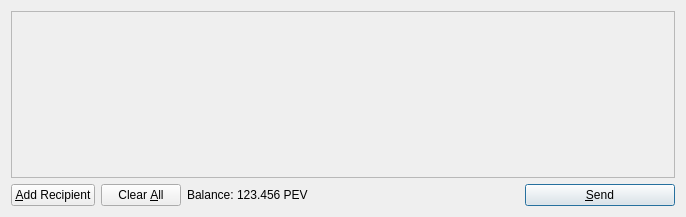
<?xml version="1.0" encoding="UTF-8"?>
<ui version="4.0">
 <class>SendCoinsDialog</class>
 <widget class="QDialog" name="SendCoinsDialog">
  <property name="geometry">
   <rect>
    <x>0</x>
    <y>0</y>
    <width>686</width>
    <height>217</height>
   </rect>
  </property>
  <property name="windowTitle">
   <string>Send Coins</string>
  </property>
  <layout class="QVBoxLayout" name="verticalLayout">
   <item>
    <widget class="QScrollArea" name="scrollArea">
     <property name="widgetResizable">
      <bool>true</bool>
     </property>
     <widget class="QWidget" name="scrollAreaWidgetContents">
      <property name="geometry">
       <rect>
        <x>0</x>
        <y>0</y>
        <width>664</width>
        <height>159</height>
       </rect>
      </property>
      <layout class="QVBoxLayout" name="verticalLayout_2">
       <property name="margin">
        <number>0</number>
       </property>
       <item>
        <layout class="QVBoxLayout" name="entries">
         <property name="spacing">
          <number>6</number>
         </property>
        </layout>
       </item>
       <item>
        <spacer name="verticalSpacer">
         <property name="orientation">
          <enum>Qt::Vertical</enum>
         </property>
         <property name="sizeHint" stdset="0">
          <size>
           <width>20</width>
           <height>40</height>
          </size>
         </property>
        </spacer>
       </item>
      </layout>
     </widget>
    </widget>
   </item>
   <item>
    <layout class="QHBoxLayout" name="horizontalLayout">
     <item>
      <widget class="QPushButton" name="addButton">
       <property name="toolTip">
        <string>Send to multiple recipients at once</string>
       </property>
       <property name="text">
        <string>&amp;Add Recipient</string>
       </property>
       <property name="icon">
        <iconset resource="../bitcoin.qrc">
         <normaloff>:/icons/add</normaloff>:/icons/add</iconset>
       </property>
       <property name="autoDefault">
        <bool>false</bool>
       </property>
      </widget>
     </item>
     <item>
      <widget class="QPushButton" name="clearButton">
       <property name="sizePolicy">
        <sizepolicy hsizetype="Minimum" vsizetype="Fixed">
         <horstretch>0</horstretch>
         <verstretch>0</verstretch>
        </sizepolicy>
       </property>
       <property name="toolTip">
        <string>Remove all transaction fields</string>
       </property>
       <property name="text">
        <string>Clear &amp;All</string>
       </property>
       <property name="icon">
        <iconset resource="../bitcoin.qrc">
         <normaloff>:/icons/remove</normaloff>:/icons/remove</iconset>
       </property>
       <property name="autoRepeatDelay">
        <number>300</number>
       </property>
       <property name="autoDefault">
        <bool>false</bool>
       </property>
      </widget>
     </item>
     <item>
      <layout class="QHBoxLayout" name="horizontalLayout_2">
       <property name="spacing">
        <number>3</number>
       </property>
       <item>
        <widget class="QLabel" name="label">
         <property name="text">
          <string>Balance:</string>
         </property>
        </widget>
       </item>
       <item>
        <widget class="QLabel" name="labelBalance">
         <property name="cursor">
          <cursorShape>IBeamCursor</cursorShape>
         </property>
         <property name="text">
          <string>123.456 PEV</string>
         </property>
         <property name="textInteractionFlags">
          <set>Qt::LinksAccessibleByMouse|Qt::TextSelectableByKeyboard|Qt::TextSelectableByMouse</set>
         </property>
        </widget>
       </item>
      </layout>
     </item>
     <item>
      <spacer name="horizontalSpacer">
       <property name="orientation">
        <enum>Qt::Horizontal</enum>
       </property>
       <property name="sizeHint" stdset="0">
        <size>
         <width>40</width>
         <height>20</height>
        </size>
       </property>
      </spacer>
     </item>
     <item>
      <widget class="QPushButton" name="sendButton">
       <property name="minimumSize">
        <size>
         <width>150</width>
         <height>0</height>
        </size>
       </property>
       <property name="toolTip">
        <string>Confirm the send action</string>
       </property>
       <property name="text">
        <string>&amp;Send</string>
       </property>
       <property name="icon">
        <iconset resource="../bitcoin.qrc">
         <normaloff>:/icons/send</normaloff>:/icons/send</iconset>
       </property>
       <property name="default">
        <bool>true</bool>
       </property>
      </widget>
     </item>
    </layout>
   </item>
  </layout>
 </widget>
 <resources>
  <include location="../bitcoin.qrc"/>
 </resources>
 <connections/>
</ui>
